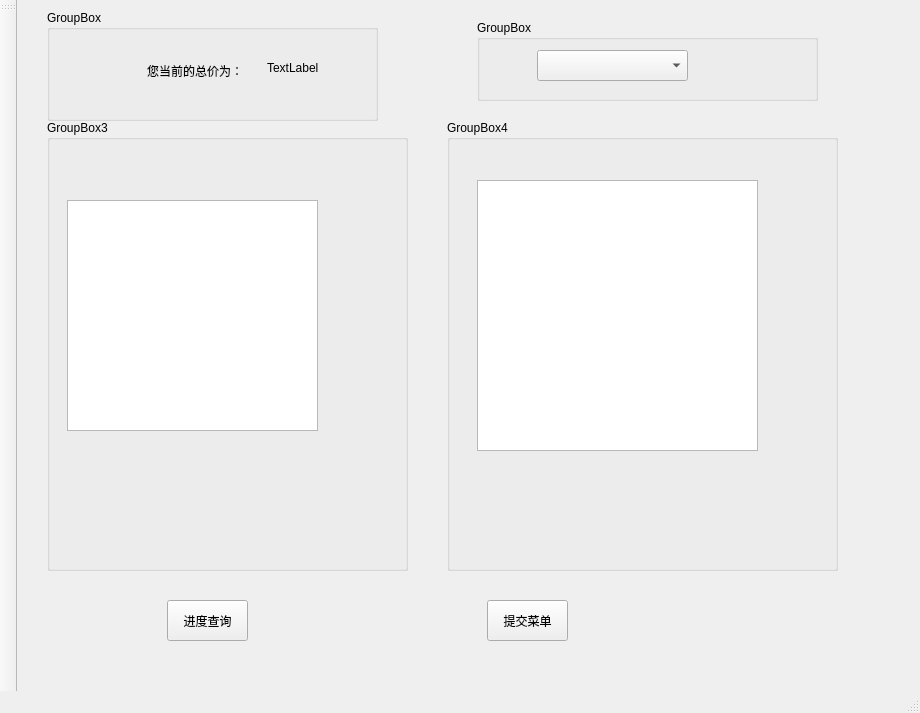
<?xml version="1.0" encoding="UTF-8"?>
<ui version="4.0">
 <class>Order</class>
 <widget class="QMainWindow" name="Order">
  <property name="geometry">
   <rect>
    <x>0</x>
    <y>0</y>
    <width>920</width>
    <height>713</height>
   </rect>
  </property>
  <property name="windowTitle">
   <string>MainWindow</string>
  </property>
  <widget class="QWidget" name="centralwidget">
   <widget class="QGroupBox" name="box4">
    <property name="geometry">
     <rect>
      <x>430</x>
      <y>120</y>
      <width>391</width>
      <height>451</height>
     </rect>
    </property>
    <property name="title">
     <string>GroupBox4</string>
    </property>
    <widget class="QTableWidget" name="table1">
     <property name="geometry">
      <rect>
       <x>30</x>
       <y>60</y>
       <width>281</width>
       <height>271</height>
      </rect>
     </property>
    </widget>
   </widget>
   <widget class="QGroupBox" name="typeBox">
    <property name="geometry">
     <rect>
      <x>460</x>
      <y>20</y>
      <width>341</width>
      <height>81</height>
     </rect>
    </property>
    <property name="title">
     <string>GroupBox</string>
    </property>
    <widget class="QComboBox" name="typeview">
     <property name="geometry">
      <rect>
       <x>60</x>
       <y>30</y>
       <width>151</width>
       <height>31</height>
      </rect>
     </property>
    </widget>
   </widget>
   <widget class="QGroupBox" name="box3">
    <property name="geometry">
     <rect>
      <x>30</x>
      <y>120</y>
      <width>361</width>
      <height>451</height>
     </rect>
    </property>
    <property name="title">
     <string>GroupBox3</string>
    </property>
    <widget class="QTableWidget" name="table2">
     <property name="geometry">
      <rect>
       <x>20</x>
       <y>80</y>
       <width>251</width>
       <height>231</height>
      </rect>
     </property>
    </widget>
   </widget>
   <widget class="QGroupBox" name="box1">
    <property name="geometry">
     <rect>
      <x>30</x>
      <y>10</y>
      <width>331</width>
      <height>111</height>
     </rect>
    </property>
    <property name="title">
     <string>GroupBox</string>
    </property>
    <widget class="QPushButton" name="iconBtn">
     <property name="geometry">
      <rect>
       <x>20</x>
       <y>30</y>
       <width>64</width>
       <height>64</height>
      </rect>
     </property>
     <property name="styleSheet">
      <string notr="true">QPushButton{
    color: white;
    font: bold 10pt;
    border:none;
    min-height: 24px;
    min-width: 60px;
    background-color:rgba(255,255,255,0);
    background-image :url(:/images/noodle.png) 
    
}
QPushButton:hover
{
    color: white;
    font: bold 10pt;
    border:none;
    min-height: 24px;
    min-width: 60px;
    background-color:rgba(255,255,255,0);
    background-image :url(:/images/noodle2.png) 
} 

QPushButton:pressed
{
    color: white;
    font: bold 10pt;
    border:none;
    min-height: 24px;
    min-width: 60px;
    background-color:rgba(255,255,255,0);
   background-image :url(:/images/noodle3.png) 
} </string>
     </property>
     <property name="text">
      <string/>
     </property>
    </widget>
    <widget class="QLabel" name="label">
     <property name="geometry">
      <rect>
       <x>100</x>
       <y>50</y>
       <width>101</width>
       <height>21</height>
      </rect>
     </property>
     <property name="text">
      <string>您当前的总价为：</string>
     </property>
    </widget>
    <widget class="QLabel" name="priceLabel">
     <property name="geometry">
      <rect>
       <x>220</x>
       <y>50</y>
       <width>59</width>
       <height>16</height>
      </rect>
     </property>
     <property name="text">
      <string>TextLabel</string>
     </property>
    </widget>
   </widget>
   <widget class="QPushButton" name="submitBtn">
    <property name="geometry">
     <rect>
      <x>470</x>
      <y>600</y>
      <width>81</width>
      <height>41</height>
     </rect>
    </property>
    <property name="text">
     <string>提交菜单</string>
    </property>
   </widget>
   <widget class="QPushButton" name="queryBtn">
    <property name="geometry">
     <rect>
      <x>150</x>
      <y>600</y>
      <width>81</width>
      <height>41</height>
     </rect>
    </property>
    <property name="text">
     <string>进度查询</string>
    </property>
   </widget>
  </widget>
  <widget class="QMenuBar" name="menubar">
   <property name="geometry">
    <rect>
     <x>0</x>
     <y>0</y>
     <width>920</width>
     <height>25</height>
    </rect>
   </property>
  </widget>
  <widget class="QStatusBar" name="statusbar"/>
  <widget class="QToolBar" name="toolBar">
   <property name="windowTitle">
    <string>toolBar</string>
   </property>
   <attribute name="toolBarArea">
    <enum>LeftToolBarArea</enum>
   </attribute>
   <attribute name="toolBarBreak">
    <bool>false</bool>
   </attribute>
  </widget>
 </widget>
 <resources/>
 <connections/>
</ui>
